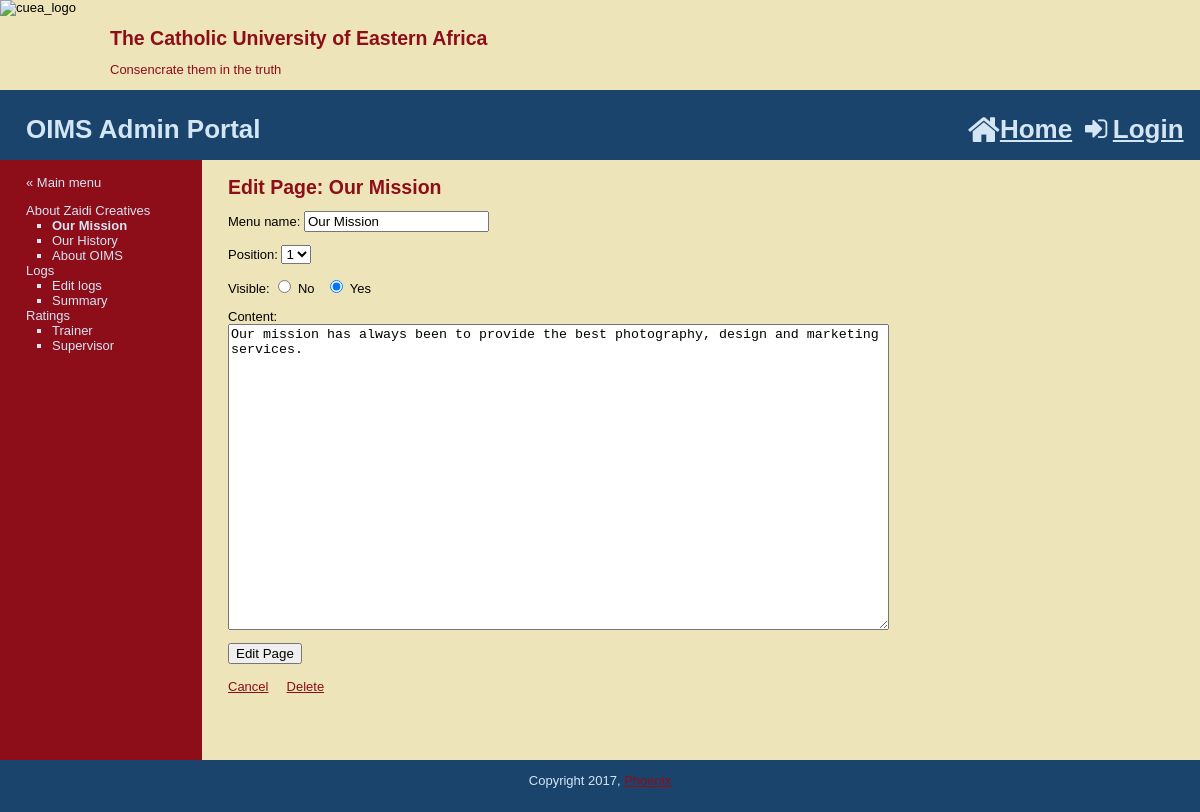
Page /edit_page.php?page=1 on the committed database.
### tables this page shows
CREATE TABLE IF NOT EXISTS `subjects` (
  `id` int(11) NOT NULL AUTO_INCREMENT,
  `menu_name` varchar(30) NOT NULL,
  `position` int(3) NOT NULL,
  `visible` tinyint(1) NOT NULL,
  PRIMARY KEY (`id`)
);

CREATE TABLE IF NOT EXISTS `pages` (
  `id` int(11) NOT NULL AUTO_INCREMENT,
  `subject_id` int(11) NOT NULL,
  `menu_name` varchar(30) NOT NULL,
  `position` int(3) NOT NULL,
  `visible` tinyint(1) NOT NULL,
  `content` text,
  PRIMARY KEY (`id`),
  KEY `subject_id` (`subject_id`)
);

### public/edit_page.php (the view, shortened to what this page needs)
<?php require_once("../includes/db_connection.php"); ?>
<?php require_once("../includes/functions.php"); ?>
<?php find_selected_page(); ?>
<?php include("../includes/layouts/header.php"); ?>
<div id="main">
	<div id="navigation">
		<br />
		<a href="admin.php">&laquo; Main menu</a><br />
		<?php echo navigation($current_subject, $current_page); ?>
	</div>
	<div id="page">
		<h2>Edit Page: <?php echo htmlentities($current_page["menu_name"]); ?></h2>
		<form action="edit_page.php?page=<?php echo urlencode($current_page["id"]); ?>" method="POST">
			<p>Menu name:
				<input type="text" name="menu_name" value="<?php echo htmlentities($current_page["menu_name"]); ?>" />
			</p>
			<p>Position:
				<select name="position">
				<?php
					$page_set = find_pages_for_subject($current_page["subject_id"], false);
					$page_count = mysqli_num_rows($page_set);
					for($count=1; $count <= $page_count; $count++) {
						echo "<option value=\"{$count}\"";
						if ($current_page["position"] == $count) {
							echo " selected";
						}
						echo ">{$count}</option>";
					}
				?>
				</select>
			</p>
			<p>Visible:
				<input type="radio" name="visible" value="0" <?php if($current_page["visible"] == 0) { echo "checked";} ?>/> No
				&nbsp;
				<input type="radio" name="visible" value="1" <?php if($current_page["visible"] == 1) { echo "checked";} ?>/> Yes
			</p>
			<p>Content:<br />
				<textarea name="content" rows="20" cols="80"><?php echo htmlentities($current_page["content"]); ?></textarea>
			</p>
			<input type="submit" name="submit" value="Edit Page" />
		</form>
		<br />
		<a href="manage_content.php?page=<?php echo urlencode($current_page["id"]); ?>">Cancel</a>
		<a href="delete_page.php?subject=<?php echo urlencode($current_page["id"]); ?>" onclick="return confirm('Are you sure about deleting this?');">Delete</a>
	</div>
</div>
<?php include("../includes/layouts/footer.php"); ?>

### includes/functions.php (shortened to what this page needs)
<?php
	function find_all_subjects($public=true) {
		global $connection;
		$query = "SELECT * ";
		$query .= "FROM subjects ";
		$query .= "ORDER BY position ASC";
		$subject_set = mysqli_query($connection, $query);
		return $subject_set;
	}
	function find_pages_for_subject($subject_id, $public=true) {
		global $connection;
		$safe_subject_id = mysqli_real_escape_string($connection, $subject_id);
		$query = "SELECT * ";
		$query .= "FROM pages ";
		$query .= "WHERE subject_id = {$safe_subject_id} ";
		$query .= "ORDER BY position ASC";
		$page_set = mysqli_query($connection, $query);
		return $page_set;
	}
	function find_page_by_id($page_id, $public=true) {
		global $connection;
		$safe_page_id = mysqli_real_escape_string($connection, $page_id);
		$query = "SELECT * ";
		$query .= "FROM pages ";
		$query .= "WHERE id = {$safe_page_id} ";
		$query .= "LIMIT 1";
		$page_set = mysqli_query($connection, $query);
		if($page = mysqli_fetch_assoc($page_set)) {
			return $page;
		} else {
			return null;
		}
	}
	function find_selected_page($public=false) {
		if (isset($_GET["subject"])) {
			$current_subject = find_subject_by_id($_GET["subject"], $public);
			if ($current_subject && $public) {
				$current_page = find_default_page_for_subject($current_subject["id"]);
			} else {
				$current_page = null;
			}
		} else if (isset($_GET["page"])) {
			$current_subject = null;
			$current_page = find_page_by_id($_GET["page"], $public);
		} else {
			$current_subject = null;
			$current_page = null;
		}
	}
	function navigation($subject_array, $page_array) {
		$output = "<ul class=\"subjects\">";
		$subject_set = find_all_subjects(false);
		while($subject = mysqli_fetch_assoc($subject_set)) {
			$output .= "<li";
			$output .= ">";
			$output .= "<a href=\"manage_content.php?subject=";
			$output .= urlencode($subject["id"]);
			$output .= "\">";
			$output .= htmlentities($subject["menu_name"]);
			$output .= "</a>";
			$page_set = find_pages_for_subject($subject["id"], false);
			$output .= "<ul class=\"pages\">";
			while($page = mysqli_fetch_assoc($page_set)) {
				$output .= "<li";
				if ($page_array && $page["id"] == $page_array["id"]) {
					$output .= " class=\"selected\"";
				}
				$output .= ">";
				$output .= "<a href=\"manage_content.php?page=";
				$output .= urlencode($page["id"]);
				$output .= "\">";
				$output .= htmlentities($page["menu_name"]);
				$output .= "</a></li>";
			}
			$output .= "</ul></li>";
		}
		$output .= "</ul>";
		return $output;
	}
?>

### public/stylesheets/public.css (style rules this page uses)
html { height: 100%; width: 100%; }
body { width: 100%; height: 100%; margin: 0; padding: 0; border: 0; font-family: Verdana, Arial, Helvetica, sans-serif; font-size: 13px; line-height: 15px; background: #EEE4B9; }
a { color: #8D0D19; }
#main { height: 600px; width: 100%; margin: 0; padding: 0; background: #EEE4B9; }
#navigation { float: left; width: 150px; height: 100%; margin: 0; padding: 0 2em; color: #D4E6F4; background: #8D0D19; }
#navigation a { color: #D4E6F4; text-decoration: none; }
ul.subjects { margin: 1em 0; padding-left: 0; list-style: none; }
ul.pages { padding-left: 2em; list-style: square; font-weight: normal; }
.selected { font-weight: bold; }
#page { float: left; height: 100%; padding-left: 2em; vertical-align: top; background: #EEE4B9; }
#page h2 { color: #8D0D19; margin-top: 1em; }

### rows in the picture
subjects: value "About Zaidi Creatives"
pages: value "Our Mission", menu_name "Our Mission", position "1", visible "☑", content "Our mission has always been to provide the best photography, design and marketing services."
pages: value "Our History"
pages: value "About OIMS"
subjects: value "Logs"
pages: value "Edit logs"
pages: value "Summary"
subjects: value "Ratings"
pages: value "Trainer"
pages: value "Supervisor"
